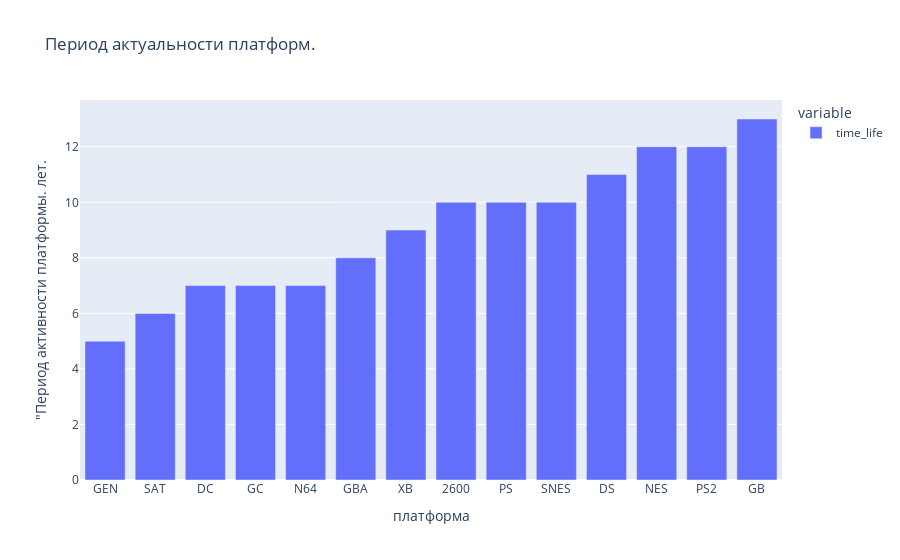

The code cell stored with this chart in its notebook:
### Code cell
# напечатаем столбчатый график  по данным из platform_life
px.bar(platform_life.sort_values(by='time_life'),labels={'value':'"Период активности платформы. лет.',
                             'platform':'платформа'},
                              title='Период актуальности платформ.')

### Figure 1 — Plotly figure (JSON) as saved in the notebook; plotly's stock layout.template omitted (floating-point values rounded to 4 significant figures)
{"data": [{"alignmentgroup": "True", "hovertemplate": "variable=time_life<br>платформа=%{x}<br>\"Период активности платформы. лет.=%{y}<extra></extra>", "legendgroup": "time_life", "marker": {"color": "#636efa", "pattern": {"shape": ""}}, "name": "time_life", "offsetgroup": "time_life", "orientation": "v", "showlegend": true, "textposition": "auto", "type": "bar", "x": ["GEN", "SAT", "DC", "GC", "N64", "GBA", "XB", "2600", "PS", "SNES", "DS", "NES", "PS2", "GB"], "xaxis": "x", "y": [5, 6, 7, 7, 7, 8, 9, 10, 10, 10, 11, 12, 12, 13], "yaxis": "y"}], "layout": {"autosize": true, "barmode": "relative", "legend": {"title": {"text": "variable"}, "tracegroupgap": 0}, "title": {"text": "Период актуальности платформ."}, "xaxis": {"anchor": "y", "autorange": true, "domain": [0, 1], "range": [-0.5, 13.5], "title": {"text": "платформа"}, "type": "category"}, "yaxis": {"anchor": "x", "autorange": true, "domain": [0, 1], "range": [0, 13.68], "title": {"text": "\"Период активности платформы. лет."}, "type": "linear"}}}
